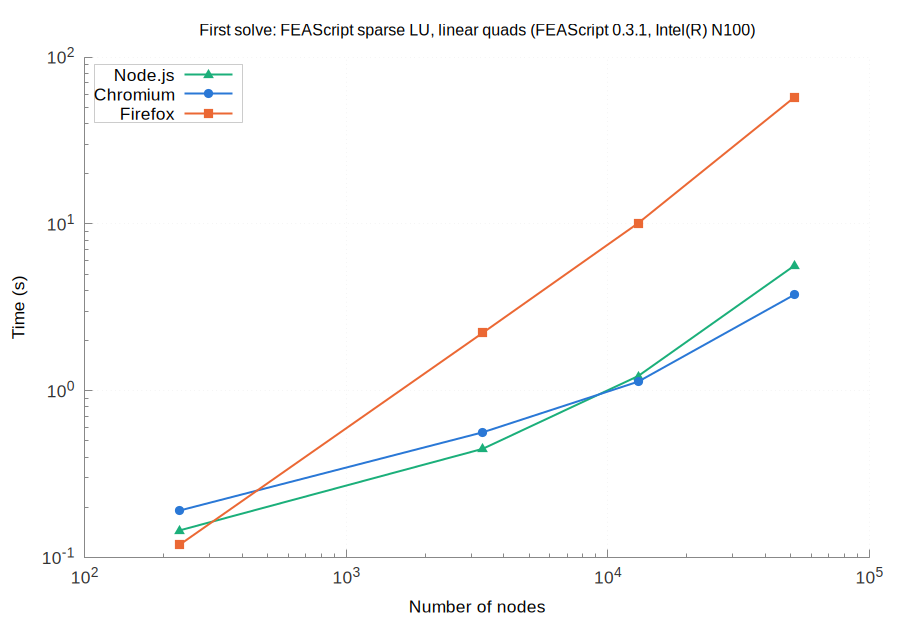

Reproduce this figure in gnuplot.
set terminal pngcairo size 900,620 font 'Arial,13'
set border 3 lc rgb '#888888'; set tics nomirror tc rgb '#333333'
set grid lc rgb '#e6e6e6' lw 1; set key top left box lc rgb '#cccccc' opaque
set logscale xy; set format y '10^{%L}'; set format x '10^{%L}'
set output 'browsers_FEAScript_sparse_LU_linear_quads_first.png'
set title 'First solve: FEAScript sparse LU, linear quads (FEAScript 0.3.1, Intel(R) N100)' font 'Arial,12'
set xlabel 'Number of nodes'
set ylabel 'Time (s)'
plot 'browsers_FEAScript_sparse_LU_linear_quads_first_node.dat' u 1:2 w lp lw 2 pt 9 ps 1.2 lc rgb '#1baf7a' t 'Node.js', \
     'browsers_FEAScript_sparse_LU_linear_quads_first_chromium.dat' u 1:2 w lp lw 2 pt 7 ps 1.2 lc rgb '#2a78d6' t 'Chromium', \
     'browsers_FEAScript_sparse_LU_linear_quads_first_firefox.dat' u 1:2 w lp lw 2 pt 5 ps 1.2 lc rgb '#eb6834' t 'Firefox'
